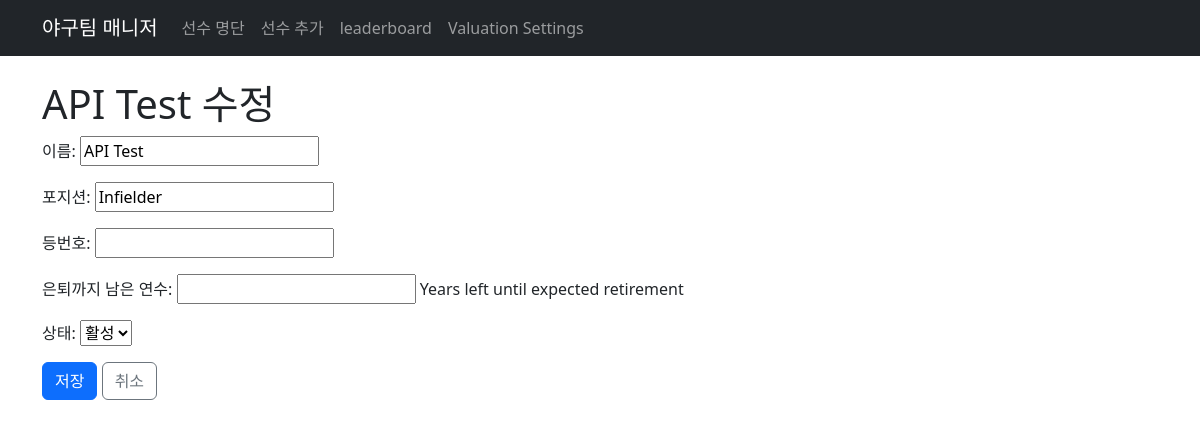
/players/1/edit/, run on the app's committed database.
### roster/models.py (models this page shows, shortened)
class Player(models.Model):
    STATUS_CHOICES = [
        ('pending', '대기'),
        ('active', '활성'),
        ('released', '방출'),
    ]
    name = models.CharField(max_length=100)
    position = models.CharField(max_length=50)
    jersey_number = models.PositiveIntegerField(null=True, blank=True)
    years_to_retirement = models.PositiveIntegerField(
        null=True,
        blank=True,
        verbose_name='Years to retirement',
        help_text='Years left until expected retirement',
    )
    status = models.CharField(max_length=20, choices=STATUS_CHOICES, default='pending')
    created_at = models.DateTimeField(auto_now_add=True)
    updated_at = models.DateTimeField(auto_now=True)
    class Meta:
        ordering = ['name']

### roster/views.py (the view, shortened to what this page needs)
# urls.py: path('players/<int:pk>/edit/', views.PlayerUpdateView.as_view(), name='player_edit'),
class PlayerUpdateView(UpdateView):
    model = Player
    form_class = PlayerForm
    context_object_name = 'player'
    template_name = 'roster/player_form.html'

### roster/forms.py
class PlayerForm(forms.ModelForm):
    class Meta:
        model = Player
        fields = ['name', 'position', 'jersey_number', 'years_to_retirement', 'status']
        labels = {
            'name': '이름',
            'position': '포지션',
            'jersey_number': '등번호',
            'years_to_retirement': '은퇴까지 남은 연수',
            'status': '상태',
        }

### roster/templates/roster/player_form.html (shortened to what this page needs)
{% extends 'roster/base.html' %}
{% block content %}
<h1>{% if object %}{{ object.name }} 수정{% else %}선수 추가{% endif %}</h1>
<form method="post">
    <div class="mb-3">
        {{ form.as_p }}
    </div>
    <button type="submit" class="btn btn-primary">{% if object %}저장{% else %}선수 추가{% endif %}</button>
    <a href="{% if object %}{% url 'roster:player_detail' object.pk %}{% else %}{% url 'roster:player_list' %}{% endif %}" class="btn btn-outline-secondary">취소</a>
</form>
{% endblock %}

### data on the page
Player: name "API Test", position "Infielder", status "활성"
